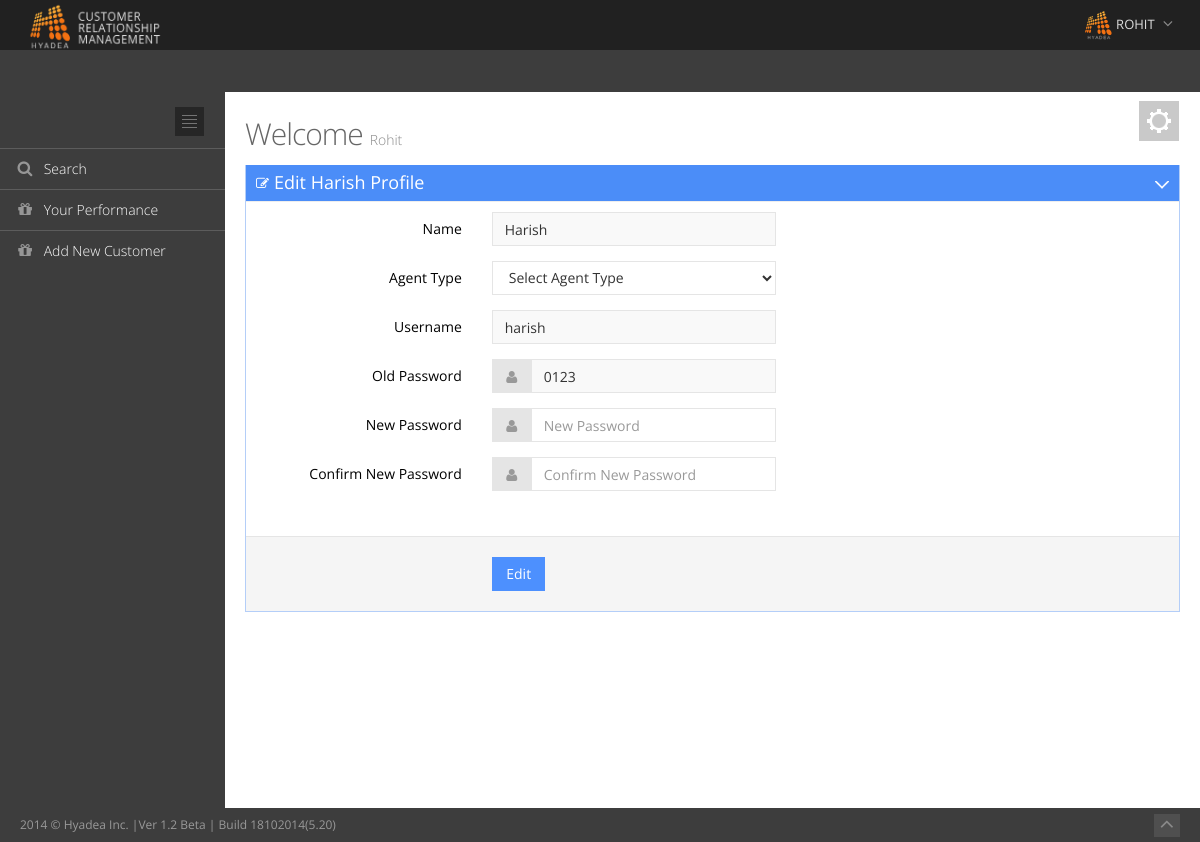
Page /edit_agent_new.php?id=2 (signed in) on the committed database.
### tables this page shows
CREATE TABLE IF NOT EXISTS `users` (
  `id` int(11) NOT NULL AUTO_INCREMENT,
  `username` varchar(50) NOT NULL,
  `agent_type` int(2) NOT NULL,
  `email` varchar(200) NOT NULL,
  `password` varchar(15) NOT NULL,
  PRIMARY KEY (`id`)
);

### edit_agent_new.php (the view, shortened to what this page needs)
<?php
    include('includes/l_header.php');
    $Id = $_REQUEST['id'];
    include_once('includes/header.php');
    include_once('includes/menu.php');
    $query = mysql_query("SELECT * FROM `users` WHERE `id` = $Id");
    $result = mysql_fetch_array($query);
?>
<body class="page-header-fixed">
<?php  include('includes/main_header.php');?>
<div class="page-container">
	<?php include_once('includes/left_sidebar.php');?>
	<div class="page-content-wrapper">
		<div class="page-content">
			<?php include_once('includes/setting.php'); ?>
			<div class="row">
				<div class="col-md-12">
					<h3 class="page-title">
                                            Welcome <small><?php echo ucfirst($_SESSION['username']);?></small>
					</h3>
				</div>
			</div>
    <div class="row">
    <div class="col-md-12">
                    <div class="portlet box blue">
                            <div class="portlet-title">
                                <div class="caption">
                                    <i class="fa fa-edit"></i>Edit <?php echo ucfirst($result['username']); ?> Profile
                                </div>
                                <div class="tools">
                                        <a href="javascript:;" class="collapse">
                                        </a>
                                </div>
                            </div>
                            <div class="portlet-body form">
                                <form class="form-horizontal" id=""  method="POST"  action="#">
                                    <div class="form-body">
                                        <div class="form-group">
                                            <label class="col-md-3 control-label">Name</label>
                                            <div class="col-md-4">
                                                <input name="name" id="name" data-required="1" value="<?php echo ucfirst($result['username']); ?>" class="form-control" type="text" readonly="readonly">
                                            </div>
                                        </div>
                                        <div class="form-group">
                                            <label class="col-md-3 control-label">Agent Type</label>
                                            <div class="col-md-4">
                                                <select name="agent_type" class="form-control">
                                                    <option value="">Select Agent Type</option>
                                                </select>
                                            </div>
                                        </div>
                                        <div class="form-group">
                                            <label class="col-md-3 control-label">Username</label>
                                            <div class="col-md-4">
                                                <input name="username" id="username" class="form-control" value="<?php echo $result['username']; ?>" type="text" readonly="readonly">
                                            </div>
                                        </div>
                                        <div class="form-group">
                                            <label class="col-md-3 control-label">Old Password</label>
                                            <div class="col-md-4">
                                                <div class="input-group">
                                                    <span class="input-group-addon">
                                                        <i class="fa fa-user"></i>
                                                    </span>
                                                    <input name="oldpassword" id="oldpassword" class="form-control" value="<?php echo $result['password']; ?>" type="text" readonly="readonly">
                                                </div>
                                            </div>
                                        </div>
                                        <div class="form-group">
                                            <label class="col-md-3 control-label">New Password</label>
                                            <div class="col-md-4">
                                                <div class="input-group">
                                                    <span class="input-group-addon">
                                                        <i class="fa fa-user"></i>
                                                    </span>
                                                    <input name="newpassword" id="newpassword" class="form-control" type="password" placeholder="New Password">
                                                </div>
                                                </div>
                                        </div>
                                        <div class="form-group">
                                            <label class="col-md-3 control-label">Confirm New Password</label>
                                            <div class="col-md-4">
                                                <div class="input-group">
                                                    <span class="input-group-addon">
                                                        <i class="fa fa-user"></i>
                                                    </span>
                                                    <input name="cnewpassword" id="cnewpassword" class="form-control" type="password" placeholder="Confirm New Password">
                                                </div>
                                            </div>
                                        </div>
                                    </div>
                                    <div class="form-actions fluid">
                                        <div class="col-md-offset-3 col-md-9">
                                            <button class="btn blue" name="edit" type="submit">Edit</button>
                                        </div>
                                    </div>
                                </form>
                            </div>
                    </div>
            </div>
          </div>
        </div>
			</div>
		</div>
<?php include('includes/footer.php');?>

### assets/css/style-metronic.css (style rules this page uses)
div, input, select, textarea, span, img, table, td, th, p, a, button, ul, code, pre, li { -webkit-border-radius: 0 !important; -moz-border-radius: 0 !important; border-radius: 0 !important; }
.btn { border-width: 0; padding: 7px 14px; font-size: 14px; outline: none !important; -webkit-box-shadow: none !important; -moz-box-shadow: none !important; box-shadow: none !important; -webkit-border-radius: 0 !important; -moz-border-radius: 0 !important; border-radius: 0 !important; text-shadow: none; }
.btn.blue { color: white; text-shadow: none; background-color: #4d90fe; }
label { font-weight: 400; font-size: 14px; }
.form-control { font-size: 14px; font-weight: normal; color: #333333; background-color: #ffffff; border: 1px solid #e5e5e5; border-radius: 0; -webkit-box-shadow: none; box-shadow: none; -webkit-transition: border-color ease-in-out .15s, box-shadow ease-in-out .15s; transition: border-color ease-in-out .15s, box-shadow ease-in-out .15s; }
.form-control[disabled], .form-control[readonly], fieldset[disabled] .form-control { cursor: not-allowed; background-color: #eeeeee; }
input[readonly], select[readonly], textarea[readonly] { cursor: not-allowed; background-color: #F9F9F9 !important; }
.input-group-addon { border-color: #e5e5e5; background: #e5e5e5; min-width: 39px; }
.input-group-addon > i { color: #999; }

### assets/css/style-responsive.css (style rules this page uses)
@media (min-width: 992px) { .page-content-wrapper { float: left; width: 100%; } }
@media (min-width: 992px) { .page-content { margin-left: 225px; margin-top: 0px; min-height: 600px; padding: 25px 20px 20px 20px; } }

### assets/css/themes/default.css (style rules this page uses)
body { background-color: #3d3d3d !important; }

### assets/css/print.css (style rules this page uses)
body { background-color: #fff !important; }
.page-container { margin: 0px !important; padding: 0px !important; }
.page-content { min-height: auto !important; padding: 0px 20px 20px !important; margin: 0 !important; }

### rows in the picture
users: username "Harish", name "Harish", username "harish", oldpassword "0123"

### other values in the picture
$_SESSION['username'] "Rohit"
